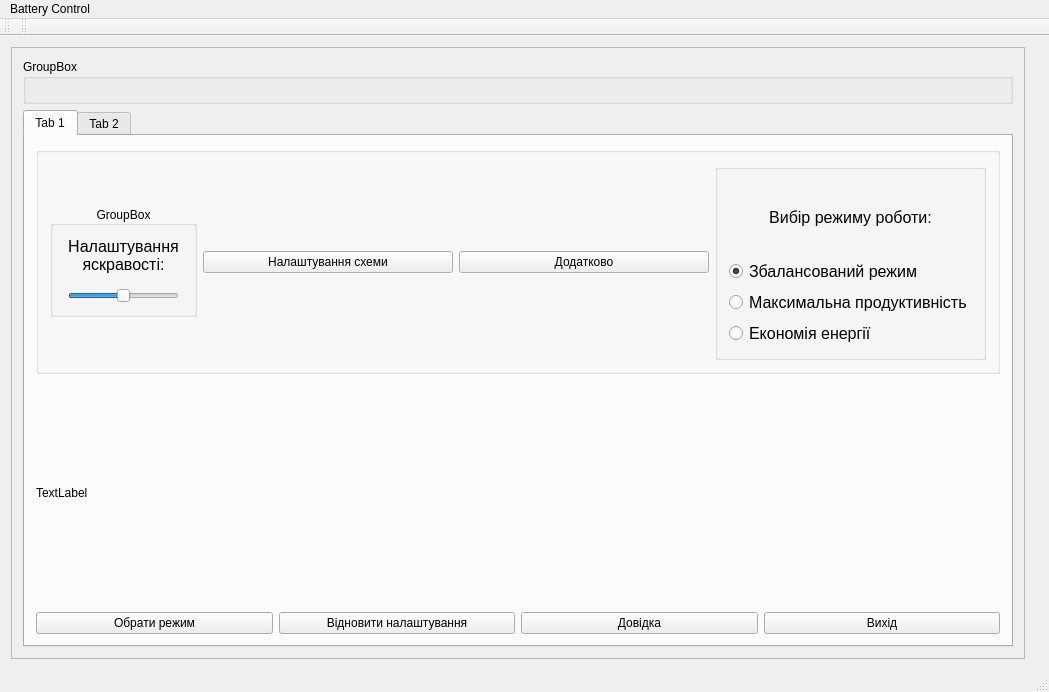
<?xml version="1.0" encoding="UTF-8"?>
<ui version="4.0">
 <class>MainWindow</class>
 <widget class="QMainWindow" name="MainWindow">
  <property name="geometry">
   <rect>
    <x>0</x>
    <y>0</y>
    <width>1049</width>
    <height>692</height>
   </rect>
  </property>
  <property name="baseSize">
   <size>
    <width>512</width>
    <height>512</height>
   </size>
  </property>
  <property name="windowTitle">
   <string comment="Контролюй енергію свого звіра">BATTERY CONTROL</string>
  </property>
  <property name="windowIcon">
   <iconset>
    <normaloff>../../../../Users/Yuk0/Desktop/Molnia/b100.png</normaloff>../../../../Users/Yuk0/Desktop/Molnia/b100.png</iconset>
  </property>
  <widget class="QWidget" name="centralWidget">
   <layout class="QGridLayout" name="gridLayout">
    <item row="1" column="2">
     <widget class="QLabel" name="label_3">
      <property name="text">
       <string/>
      </property>
     </widget>
    </item>
    <item row="1" column="1">
     <widget class="QFrame" name="frame">
      <property name="frameShape">
       <enum>QFrame::StyledPanel</enum>
      </property>
      <property name="frameShadow">
       <enum>QFrame::Raised</enum>
      </property>
      <layout class="QVBoxLayout" name="verticalLayout_4">
       <item>
        <widget class="QGroupBox" name="groupBox_3">
         <property name="baseSize">
          <size>
           <width>0</width>
           <height>120</height>
          </size>
         </property>
         <property name="title">
          <string>GroupBox</string>
         </property>
         <layout class="QHBoxLayout" name="horizontalLayout_2"/>
        </widget>
       </item>
       <item>
        <widget class="QTabWidget" name="tabWidget">
         <property name="currentIndex">
          <number>0</number>
         </property>
         <widget class="QWidget" name="tab">
          <attribute name="title">
           <string>Tab 1</string>
          </attribute>
          <layout class="QVBoxLayout" name="verticalLayout_5">
           <item>
            <widget class="QGroupBox" name="groupBox">
             <property name="title">
              <string/>
             </property>
             <layout class="QHBoxLayout" name="horizontalLayout_3">
              <item>
               <widget class="QGroupBox" name="groupBox_4">
                <property name="acceptDrops">
                 <bool>true</bool>
                </property>
                <property name="title">
                 <string>GroupBox</string>
                </property>
                <property name="alignment">
                 <set>Qt::AlignCenter</set>
                </property>
                <layout class="QVBoxLayout" name="verticalLayout" stretch="0,0">
                 <property name="spacing">
                  <number>14</number>
                 </property>
                 <property name="sizeConstraint">
                  <enum>QLayout::SetFixedSize</enum>
                 </property>
                 <property name="leftMargin">
                  <number>15</number>
                 </property>
                 <property name="rightMargin">
                  <number>15</number>
                 </property>
                 <item>
                  <widget class="QLabel" name="label_4">
                   <property name="maximumSize">
                    <size>
                     <width>16777215</width>
                     <height>137</height>
                    </size>
                   </property>
                   <property name="baseSize">
                    <size>
                     <width>0</width>
                     <height>0</height>
                    </size>
                   </property>
                   <property name="acceptDrops">
                    <bool>true</bool>
                   </property>
                   <property name="text">
                    <string>&lt;html&gt;&lt;head/&gt;&lt;body&gt;&lt;p align=&quot;center&quot;&gt;&lt;span style=&quot; font-size:12pt;&quot;&gt;Налаштування яскравості:&lt;/span&gt;&lt;/p&gt;&lt;/body&gt;&lt;/html&gt;</string>
                   </property>
                   <property name="alignment">
                    <set>Qt::AlignCenter</set>
                   </property>
                   <property name="wordWrap">
                    <bool>true</bool>
                   </property>
                  </widget>
                 </item>
                 <item>
                  <widget class="QSlider" name="horizontalSlider">
                   <property name="sliderPosition">
                    <number>50</number>
                   </property>
                   <property name="orientation">
                    <enum>Qt::Horizontal</enum>
                   </property>
                  </widget>
                 </item>
                </layout>
               </widget>
              </item>
              <item>
               <widget class="QPushButton" name="pushButton_6">
                <property name="text">
                 <string>Налаштування схеми</string>
                </property>
               </widget>
              </item>
              <item>
               <widget class="QPushButton" name="pushButton_5">
                <property name="text">
                 <string>Додатково</string>
                </property>
               </widget>
              </item>
              <item>
               <widget class="QGroupBox" name="groupBox_2">
                <property name="title">
                 <string/>
                </property>
                <layout class="QVBoxLayout" name="verticalLayout_3">
                 <item>
                  <widget class="QLabel" name="label_2">
                   <property name="font">
                    <font>
                     <family>MS Shell Dlg 2</family>
                     <pointsize>12</pointsize>
                    </font>
                   </property>
                   <property name="text">
                    <string>Вибір режиму роботи:</string>
                   </property>
                   <property name="textFormat">
                    <enum>Qt::AutoText</enum>
                   </property>
                   <property name="scaledContents">
                    <bool>false</bool>
                   </property>
                   <property name="alignment">
                    <set>Qt::AlignCenter</set>
                   </property>
                   <property name="wordWrap">
                    <bool>false</bool>
                   </property>
                   <property name="margin">
                    <number>0</number>
                   </property>
                  </widget>
                 </item>
                 <item>
                  <layout class="QVBoxLayout" name="verticalLayout_2">
                   <item>
                    <widget class="QRadioButton" name="radioButton">
                     <property name="font">
                      <font>
                       <pointsize>12</pointsize>
                      </font>
                     </property>
                     <property name="text">
                      <string>Збалансований режим</string>
                     </property>
                     <property name="checked">
                      <bool>true</bool>
                     </property>
                    </widget>
                   </item>
                   <item>
                    <widget class="QRadioButton" name="radioButton_2">
                     <property name="font">
                      <font>
                       <pointsize>12</pointsize>
                      </font>
                     </property>
                     <property name="text">
                      <string>Максимальна продуктивність</string>
                     </property>
                    </widget>
                   </item>
                   <item>
                    <widget class="QRadioButton" name="radioButton_3">
                     <property name="font">
                      <font>
                       <pointsize>12</pointsize>
                      </font>
                     </property>
                     <property name="text">
                      <string>Економія енергії</string>
                     </property>
                    </widget>
                   </item>
                  </layout>
                 </item>
                </layout>
               </widget>
              </item>
             </layout>
            </widget>
           </item>
           <item>
            <widget class="QLabel" name="label">
             <property name="text">
              <string>TextLabel</string>
             </property>
            </widget>
           </item>
           <item>
            <layout class="QHBoxLayout" name="horizontalLayout">
             <item>
              <widget class="QPushButton" name="pushButton_4">
               <property name="text">
                <string>Обрати режим</string>
               </property>
              </widget>
             </item>
             <item>
              <widget class="QPushButton" name="pushButton">
               <property name="text">
                <string>Відновити налаштування</string>
               </property>
              </widget>
             </item>
             <item>
              <widget class="QPushButton" name="pushButton_2">
               <property name="text">
                <string>Довідка</string>
               </property>
              </widget>
             </item>
             <item>
              <widget class="QPushButton" name="pushButton_3">
               <property name="text">
                <string>Вихід</string>
               </property>
              </widget>
             </item>
            </layout>
           </item>
          </layout>
         </widget>
         <widget class="QWidget" name="tab_2">
          <attribute name="title">
           <string>Tab 2</string>
          </attribute>
         </widget>
        </widget>
       </item>
      </layout>
     </widget>
    </item>
   </layout>
  </widget>
  <widget class="QMenuBar" name="menuBar">
   <property name="geometry">
    <rect>
     <x>0</x>
     <y>0</y>
     <width>1049</width>
     <height>20</height>
    </rect>
   </property>
   <widget class="QMenu" name="menu_Battery_Control">
    <property name="title">
     <string>Battery Control</string>
    </property>
   </widget>
   <addaction name="menu_Battery_Control"/>
  </widget>
  <widget class="QStatusBar" name="statusBar"/>
  <widget class="QToolBar" name="toolBar">
   <property name="windowTitle">
    <string>toolBar</string>
   </property>
   <attribute name="toolBarArea">
    <enum>TopToolBarArea</enum>
   </attribute>
   <attribute name="toolBarBreak">
    <bool>false</bool>
   </attribute>
  </widget>
  <widget class="QToolBar" name="toolBar_2">
   <property name="windowTitle">
    <string>toolBar_2</string>
   </property>
   <attribute name="toolBarArea">
    <enum>TopToolBarArea</enum>
   </attribute>
   <attribute name="toolBarBreak">
    <bool>false</bool>
   </attribute>
  </widget>
  <action name="action">
   <property name="text">
    <string>Зберегти</string>
   </property>
  </action>
  <action name="action_2">
   <property name="text">
    <string>Відміна</string>
   </property>
  </action>
 </widget>
 <layoutdefault spacing="6" margin="11"/>
 <resources/>
 <connections/>
</ui>
